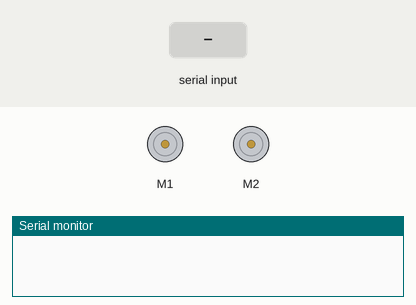
This sketch was run on a simulated Arduino Uno, built with avr-gcc and run on an emulated ATmega328P. Parts: 2 × DC motor (green arrow = forward, orange = backward, longer = faster), the last lines printed to the serial monitor. The test bench sets the inputs (shaded band).

Above: at 1.5 s.
1.6 s: "A" received over Serial
3.1 s: "Z" received over Serial
4.6 s: "Q" received over Serial
At 5.2 s:
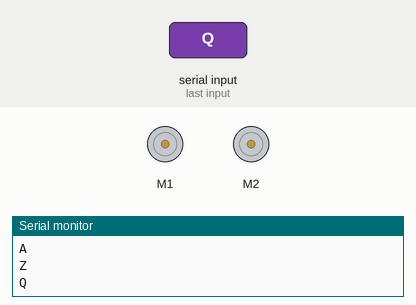
6.1 s: "S" received over Serial
At 6.4 s:
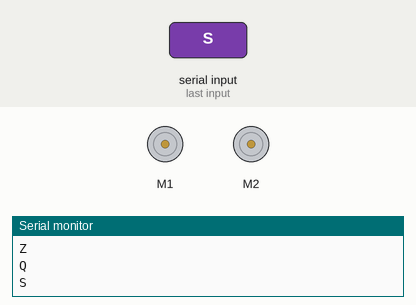
7.6 s: "W" received over Serial
At 8.8 s:
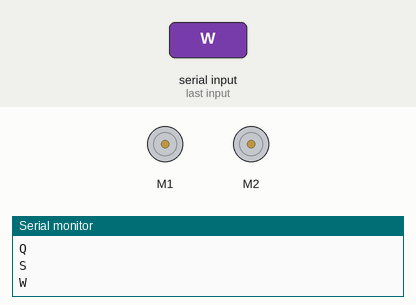
9.1 s: "X" received over Serial
At 10.0 s:
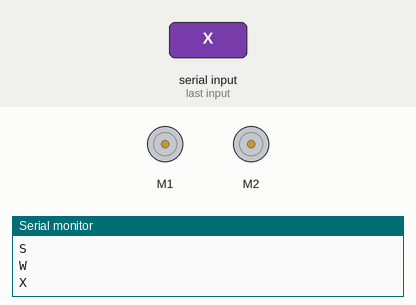
Timing chart, 0 to 11.6 s (numbered marks = the images above; inputs shaded):
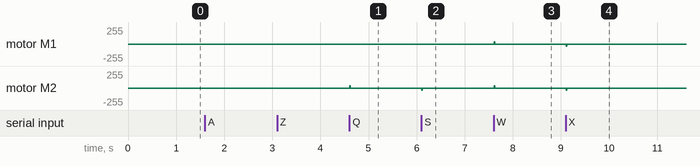

The sketch:

motors_code_sabertooth.ino
```cpp
#include <USBSabertooth.h>
#include <SoftwareSerial.h>
#include<Wire.h>

SoftwareSerial      SWSerial(NOT_A_PIN, 11);  // RX on no pin (unused), TX on pin 11 (to S1).
USBSabertoothSerial C(SWSerial);              // Use SWSerial as the serial port.

USBSabertooth ST(C, 128);

char c;

void setup()
{
  Serial.begin(9600);
  SWSerial.begin(9600);
  delay(300);

}


void loop()
{
 if(Serial.available())
    {
    c=Serial.read();
    Serial.println(c);
      switch(c)
      {
        case 'A': M1Forward(300);break;
        case 'Z': M1Backward(300);break;
        case 'Q': M2Forward(300);break;
        case 'S': M2Backward(300);break;
        case 'W': MForward(300);break;
        case 'X': MBackward(300);break;
        default: stopp();
       }

    }
    else stopp();
}


void MForward(int v ){ST.motor(1, v);ST.motor(2, v);}//2047
void MBackward(int v){ST.motor(1, -1*v);ST.motor(2, -1*v);}
void M1Forward(int v){ST.motor(1, v);ST.motor(2, 0);}
void M1Backward(int v){ST.motor(1, -1*v);ST.motor(2, 0);}
void M2Forward(int v){ST.motor(1,0);ST.motor(2,v);}
void M2Backward(int v){ST.motor(1,0);ST.motor(2,-1*v);}
void M1Stop(){ST.motor(1,0);}
void M2Stop(){ST.motor(2,0);}
void stopp(){ST.motor(1,0);ST.motor(2,0);}
```

Measured:
- after the input at 4.6 s, motor M2: stopped → forward 37/255 at once, → stopped 0.01 s later
- after the input at 6.1 s, motor M2: stopped → backward 37/255 at once, → stopped 0.01 s later
- after the input at 7.6 s, motor M1, motor M2: stopped → forward 37/255 at once, → stopped 0.01 s later
- after the input at 9.1 s, motor M1, motor M2: stopped → backward 37/255 at once, → stopped 0.01 s later
